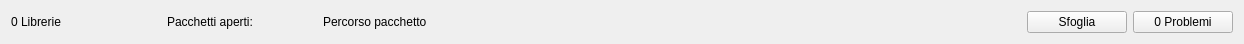
<?xml version="1.0" encoding="UTF-8"?>
<ui version="4.0">
 <class>GeneralStatusBar</class>
 <widget class="QWidget" name="GeneralStatusBar">
  <property name="geometry">
   <rect>
    <x>0</x>
    <y>0</y>
    <width>1244</width>
    <height>44</height>
   </rect>
  </property>
  <property name="windowTitle">
   <string>Form</string>
  </property>
  <layout class="QHBoxLayout" name="horizontalLayout">
   <property name="sizeConstraint">
    <enum>QLayout::SetMinimumSize</enum>
   </property>
   <item>
    <widget class="QLabel" name="librariesCount">
     <property name="maximumSize">
      <size>
       <width>150</width>
       <height>16777215</height>
      </size>
     </property>
     <property name="text">
      <string>0 Librerie</string>
     </property>
    </widget>
   </item>
   <item>
    <widget class="QLabel" name="openedPackages">
     <property name="maximumSize">
      <size>
       <width>150</width>
       <height>16777215</height>
      </size>
     </property>
     <property name="text">
      <string>Pacchetti aperti:</string>
     </property>
    </widget>
   </item>
   <item>
    <widget class="QLabel" name="packagePath">
     <property name="maximumSize">
      <size>
       <width>1000</width>
       <height>16777215</height>
      </size>
     </property>
     <property name="text">
      <string>Percorso pacchetto</string>
     </property>
    </widget>
   </item>
   <item>
    <widget class="QPushButton" name="openButton">
     <property name="maximumSize">
      <size>
       <width>100</width>
       <height>16777215</height>
      </size>
     </property>
     <property name="text">
      <string>Sfoglia</string>
     </property>
    </widget>
   </item>
   <item>
    <widget class="QPushButton" name="problemsCounter">
     <property name="maximumSize">
      <size>
       <width>100</width>
       <height>16777215</height>
      </size>
     </property>
     <property name="text">
      <string>0 Problemi</string>
     </property>
    </widget>
   </item>
  </layout>
 </widget>
 <resources/>
 <connections/>
</ui>
